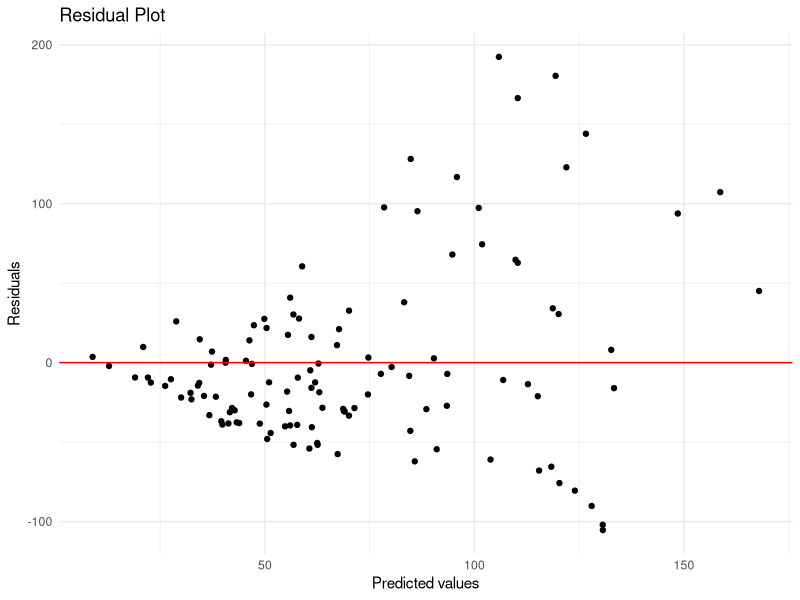
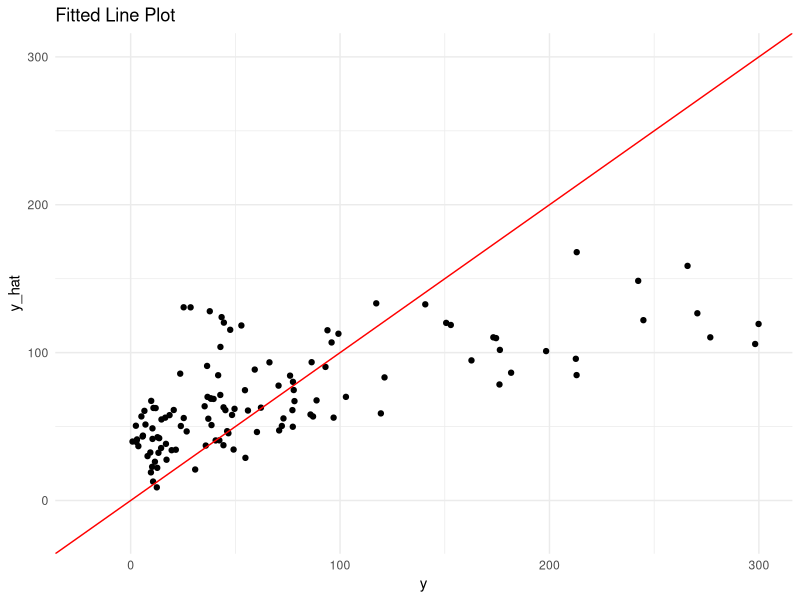

The R script that drew these images, in order:
## ---- chunk 1
library(dplyr)
library(readr)
library(glmnet)
library(rsample)
library(ggplot2)
## ---- chunk 2
plot_data <- read_csv("fuels_data.csv", show_col_types = FALSE)
head(plot_data)
## ---- chunk 3
## training and testing data
set.seed(230)
split_data <- initial_split(plot_data, prop = 0.75, strata = site)
train_data <- training(split_data) %>% dplyr::select(-c(plot))
test_data <- testing(split_data) %>% dplyr::select(-c(plot))

# create model matrices 
x_train = model.matrix(fuel_load_Mg_ha ~ ., data = train_data)[,-1]
y_train = train_data$fuel_load_Mg_ha

x_test = model.matrix(fuel_load_Mg_ha ~ ., data = test_data)[,-1]
y_test = test_data$fuel_load_Mg_ha
## ---- chunk 4
cv_fuels = cv.glmnet(x = x_train, y = y_train, alpha = 0, type.measure = "mse", standardize = TRUE)
coef_lasso <- coef(cv_fuels, s = "lambda.min")
y_pred <- as.numeric(predict(cv_fuels, newx = x_test, s = "lambda.min"))

## mean squared error
rmse <- sqrt(mean((y_test - y_pred)^2))
rmse

rss <- sum((y_test - y_pred)^2)
tss <- sum((y_test - mean(y_test))^2)
r2 <- (1-(rss/tss))
r2
## ---- chunk 5
y_train_pred <- predict(cv_fuels, newx = x_train, s = "lambda.min")
train_residuals <- y_train - y_train_pred

res_df <- data.frame(
  y = y_train,
  predicted = as.numeric(y_train_pred),
  residuals = as.numeric(train_residuals)
)

ggplot(res_df, aes(x = predicted, y = residuals)) +
  geom_point() +
  geom_hline(yintercept = 0, color = "red") +
  labs(title = "Residual Plot",
       x = "Predicted values",
       y = "Residuals") +
  theme_minimal()

ggplot(res_df, aes(x = y, y = predicted)) +
  geom_point() +
  geom_abline(intercept = 0, slope = 1, color = "red") + 
  labs(title = "Fitted Line Plot",
       x = "y",
       y = "y_hat") +
  theme_minimal() + 
  scale_y_continuous(limits = c(-20, 300)) + 
  scale_x_continuous(limits = c(-20, 300))
